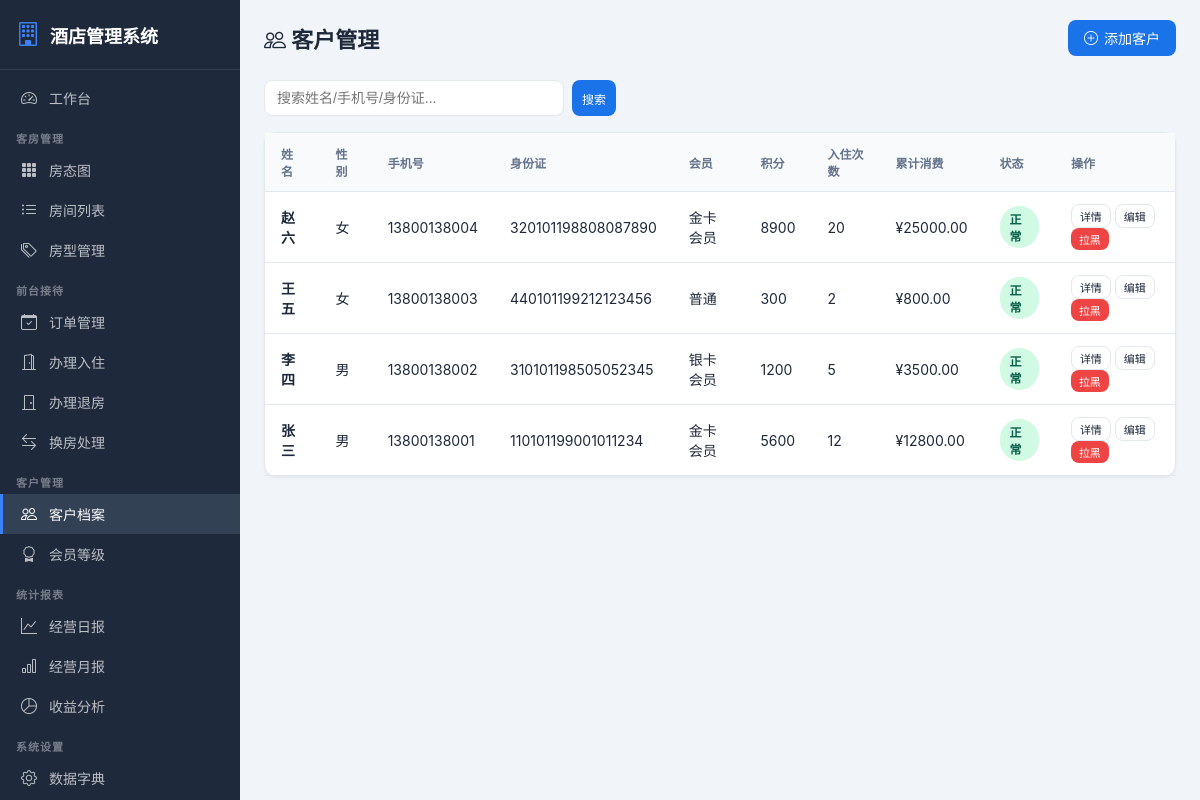
The page /customers/ (signed in) on the database its author committed.
### customers/models.py (models this page shows, shortened)
class Customer(models.Model):
    GENDER_CHOICES = [("M", "男"), ("F", "女"), ("O", "其他")]
    name = models.CharField(verbose_name="姓名", max_length=50)
    gender = models.CharField(verbose_name="性别", max_length=1, choices=GENDER_CHOICES, default="M")
    id_card = models.CharField(verbose_name="身份证号", max_length=18, unique=True, blank=True, null=True)
    phone = models.CharField(verbose_name="手机号", max_length=20)
    password = models.CharField(verbose_name="密码", max_length=128, default="")
    email = models.EmailField(verbose_name="邮箱", blank=True)
    nationality = models.CharField(verbose_name="国籍", max_length=50, default="中国")
    birthday = models.DateField(verbose_name="生日", null=True, blank=True)
    membership = models.ForeignKey(MembershipLevel, on_delete=models.SET_NULL, null=True, blank=True, verbose_name="会员等级")
    points = models.IntegerField(verbose_name="积分", default=0)
    total_spending = models.DecimalField(verbose_name="累计消费", max_digits=12, decimal_places=2, default=0)
    total_stays = models.IntegerField(verbose_name="入住次数", default=0)
    preferences = models.TextField(verbose_name="偏好备注", blank=True)
    is_blacklisted = models.BooleanField(verbose_name="黑名单", default=False)
    is_active = models.BooleanField(verbose_name="账户启用", default=True)
    blacklist_reason = models.TextField(verbose_name="拉黑原因", blank=True)
    notes = models.TextField(verbose_name="备注", blank=True)
    created_at = models.DateTimeField(verbose_name="创建时间", auto_now_add=True)
    updated_at = models.DateTimeField(verbose_name="更新时间", auto_now=True)
    class Meta:
        verbose_name = "客户"
        verbose_name_plural = "客户管理"
        ordering = ["-created_at"]

class MembershipLevel(models.Model):
    name = models.CharField(verbose_name="等级名称", max_length=50, unique=True)
    code = models.CharField(verbose_name="等级代码", max_length=20, unique=True)
    discount = models.DecimalField(verbose_name="折扣率", max_digits=3, decimal_places=2, default=1.0, help_text="0.85表示85折")
    points_rate = models.DecimalField(verbose_name="积分倍率", max_digits=3, decimal_places=1, default=1.0)
    late_checkout_hours = models.IntegerField(verbose_name="延迟退房(小时)", default=0)
    min_spending = models.DecimalField(verbose_name="最低消费门槛", max_digits=10, decimal_places=2, default=0)
    description = models.TextField(verbose_name="等级说明", blank=True)
    created_at = models.DateTimeField(verbose_name="创建时间", auto_now_add=True)
    class Meta:
        verbose_name = "会员等级"
        verbose_name_plural = "会员等级"

### customers/views.py (the view)
# urls.py: path("", views.customer_list, name="customer_list"),
@login_required
def customer_list(request):
    q = request.GET.get("q", "")
    customers = Customer.objects.select_related("membership").all()
    if q:
        customers = customers.filter(name__icontains=q) | customers.filter(phone__icontains=q) | customers.filter(id_card__icontains=q)
    return render(request, "customers/customer_list.html", {"customers": customers, "q": q})

### customers/templates/customers/customer_list.html (shortened to what this page needs)
{% extends 'base.html' %}
{% block content %}
<div class="page-header">
    <h1><i class="bi bi-people"></i> 客户管理</h1>
    <a href="{% url 'customers:customer_create' %}" class="btn btn-primary"><i class="bi bi-plus-circle"></i> 添加客户</a>
</div>
<form class="filter-bar" method="get">
    <input type="text" name="q" class="form-control" placeholder="搜索姓名/手机号/身份证..." value="{{ q }}" style="max-width:300px">
    <button type="submit" class="btn btn-primary btn-sm">搜索</button>
</form>
<div class="card"><div class="card-body" style="padding:0">
<table class="table">
<thead><tr><th>姓名</th><th>性别</th><th>手机号</th><th>身份证</th><th>会员</th><th>积分</th><th>入住次数</th><th>累计消费</th><th>状态</th><th>操作</th></tr></thead>
<tbody>
{% for c in customers %}
<tr>
    <td><strong>{{ c.name }}</strong></td><td>{{ c.get_gender_display }}</td>
    <td>{{ c.phone }}</td><td>{{ c.id_card|default:"-" }}</td>
    <td>{{ c.membership.name|default:"普通" }}</td><td>{{ c.points }}</td>
    <td>{{ c.total_stays }}</td><td>¥{{ c.total_spending }}</td>
    <td>{% if c.is_blacklisted %}<span class="badge badge-danger">黑名单</span>{% else %}<span class="badge badge-success">正常</span>{% endif %}</td>
    <td>
        <a href="{% url 'customers:customer_detail' c.pk %}" class="btn btn-outline btn-xs">详情</a>
        <a href="{% url 'customers:customer_edit' c.pk %}" class="btn btn-outline btn-xs">编辑</a>
        <a href="{% url 'customers:customer_blacklist' c.pk %}" class="btn btn-{% if c.is_blacklisted %}success{% else %}danger{% endif %} btn-xs">{% if c.is_blacklisted %}解除{% else %}拉黑{% endif %}</a>
    </td>
</tr>
{% empty %}
<tr><td colspan="10" style="text-align:center;color:var(--text-light);padding:30px">暂无客户</td></tr>
{% endfor %}
</tbody></table></div></div>
{% endblock %}

### static/css/style.css (style rules this page uses)
:root { --primary: #1a73e8; --primary-dark: #1557b0; --sidebar-bg: #1e293b; --sidebar-hover: #334155; --bg: #f1f5f9; --card-bg: #ffffff; --text: #1e293b; --text-light: #64748b; --border: #e2e8f0; --success: #10b981; --warning: #f59e0b; --danger: #ef4444; --info: #3b82f6; }
* { margin: 0; padding: 0; box-sizing: border-box; }
body { font-family: -apple-system, BlinkMacSystemFont, "Segoe UI", Roboto, "PingFang SC", "Microsoft YaHei", sans-serif; background: var(--bg); color: var(--text); display: flex; min-height: 100vh; }
.page-header { display: flex; justify-content: space-between; align-items: center; margin-bottom: 24px; }
.page-header h1 { font-size: 22px; font-weight: 700; }
.card { background: var(--card-bg); border-radius: 12px; box-shadow: 0 1px 3px rgba(0,0,0,0.06); border: 1px solid var(--border); margin-bottom: 16px; }
.card-body { padding: 20px; }
.table { width: 100%; border-collapse: collapse; }
.table th { text-align: left; padding: 12px 16px; font-size: 12px; font-weight: 600; text-transform: uppercase; color: var(--text-light); background: #f8fafc; border-bottom: 1px solid var(--border); }
.table td { padding: 12px 16px; border-bottom: 1px solid var(--border); font-size: 14px; }
.badge { display: inline-block; padding: 4px 10px; border-radius: 20px; font-size: 12px; font-weight: 600; }
.badge-success { background: #d1fae5; color: #065f46; }
.btn { display: inline-flex; align-items: center; gap: 6px; padding: 8px 16px; border-radius: 8px; font-size: 14px; font-weight: 500; border: none; cursor: pointer; text-decoration: none; transition: all 0.15s; }
.btn-primary { background: var(--primary); color: #fff; }
.btn-danger { background: var(--danger); color: #fff; }
.btn-outline { background: transparent; border: 1px solid var(--border); color: var(--text); }
.btn-sm { padding: 5px 10px; font-size: 12px; }
.btn-xs { padding: 3px 8px; font-size: 11px; }
.form-control { width: 100%; padding: 9px 12px; border: 1px solid var(--border); border-radius: 8px; font-size: 14px; transition: border-color 0.15s; }
.filter-bar { display: flex; gap: 8px; flex-wrap: wrap; margin-bottom: 16px; }

### rows shown on the page
Customer: name "赵六", gender "女", phone "13800138004", id_card "320101198808087890", membership.name "金卡会员", points "8900", total_stays "20", total_spending "25000.00", is_blacklisted "正常"
Customer: name "王五", gender "女", phone "13800138003", id_card "440101199212123456", membership.name "普通", points "300", total_stays "2", total_spending "800.00", is_blacklisted "正常"
Customer: name "李四", gender "男", phone "13800138002", id_card "310101198505052345", membership.name "银卡会员", points "1200", total_stays "5", total_spending "3500.00", is_blacklisted "正常"
Customer: name "张三", gender "男", phone "13800138001", id_card "110101199001011234", membership.name "金卡会员", points "5600", total_stays "12", total_spending "12800.00", is_blacklisted "正常"
